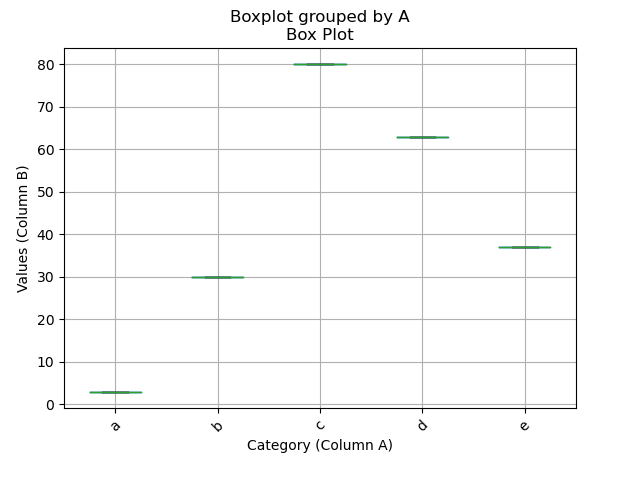

Write the Python code that produced this figure.
import pandas as pd
import matplotlib.pyplot as plt

# Read the CSV file
data = pd.read_csv('myfile.csv')

# Create a box plot
plt.figure(figsize=(8, 6))
data.boxplot(column='B', by='A')
plt.xticks(rotation=45)
plt.xlabel('Category (Column A)')
plt.ylabel('Values (Column B)')
plt.title('Box Plot')

# Display the plot
plt.show()
